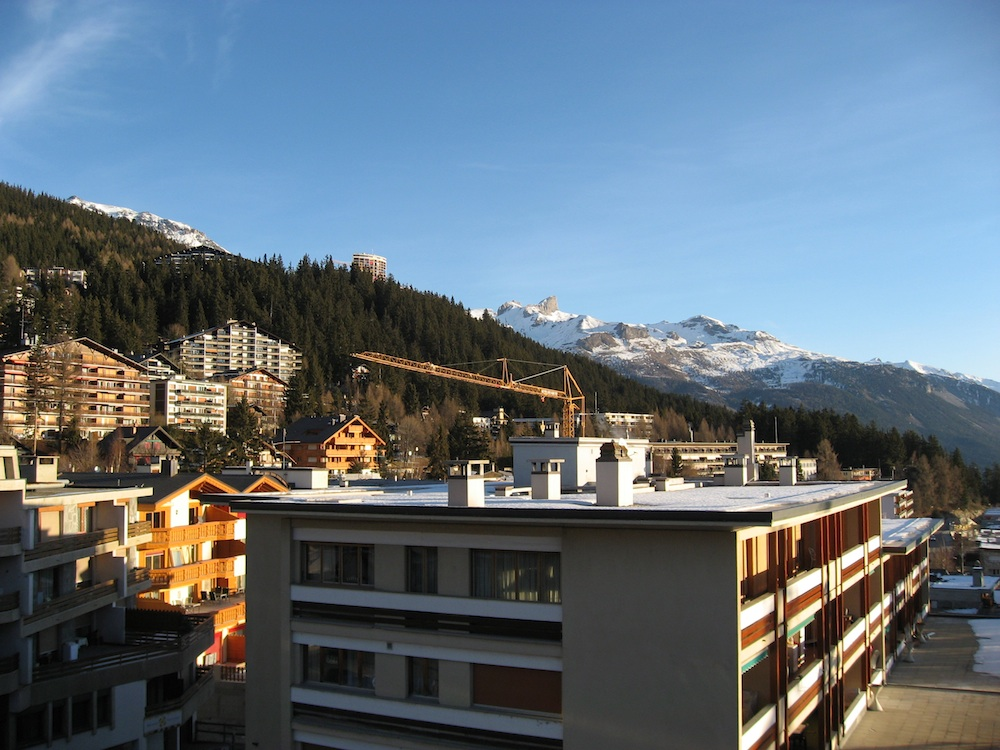
#> input picture pcv_book/data/crans_1_small.jpg, 1000 x 750 px
$ jupyter execute --allow-errors ch2_p35_harris_matching.ipynb   (Python 2 division)
#> lines starting #> are read from the running program, lines starting #| are printed output that depends on the picture
[cell 1]
from pylab import *
from numpy import *
from PIL import Image

from PCV.localdescriptors import harris
from PCV.tools.imtools import imresize

"""
This is the Harris point matching example in Figure 2-2.
"""

im1 = array(Image.open("./data/crans_1_small.jpg").convert("L"))
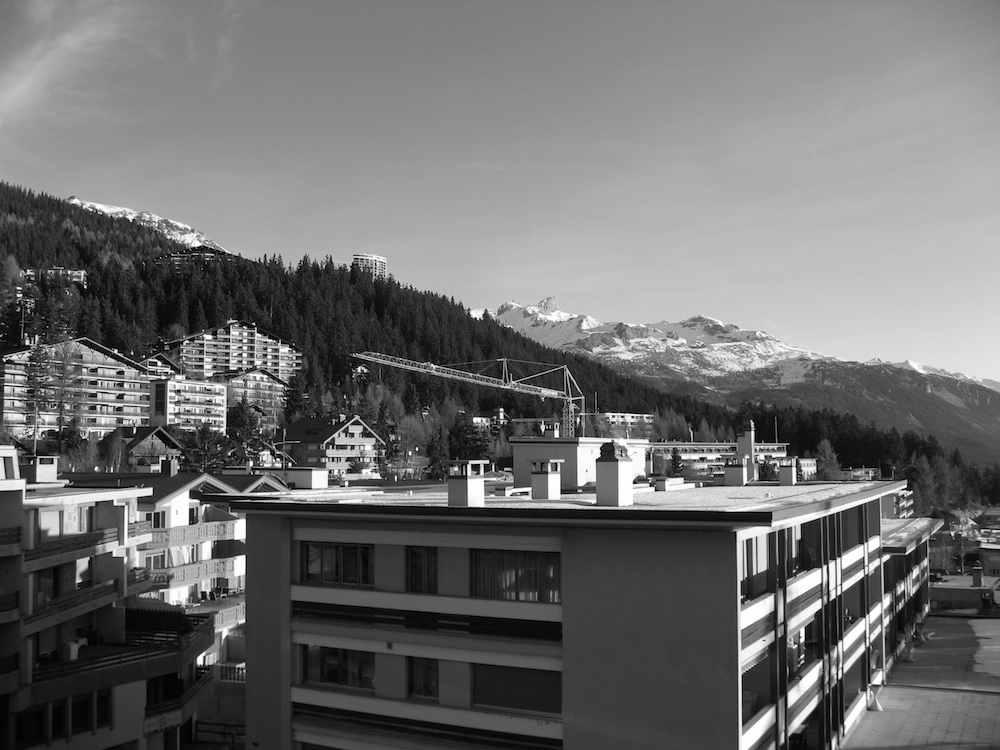
#> im1: shape (750, 1000); min 0, max 255, mean 110.3
im2 = array(Image.open("./data/crans_2_small.jpg").convert("L"))
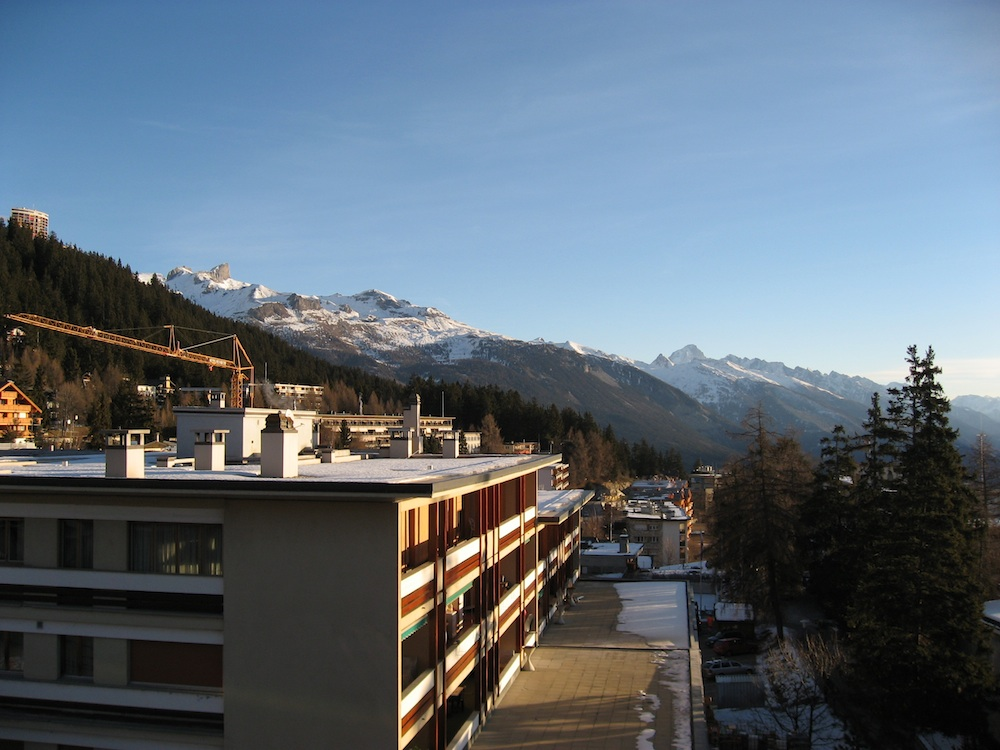
#> input picture pcv_book/data/crans_2_small.jpg, 1000 x 750 px
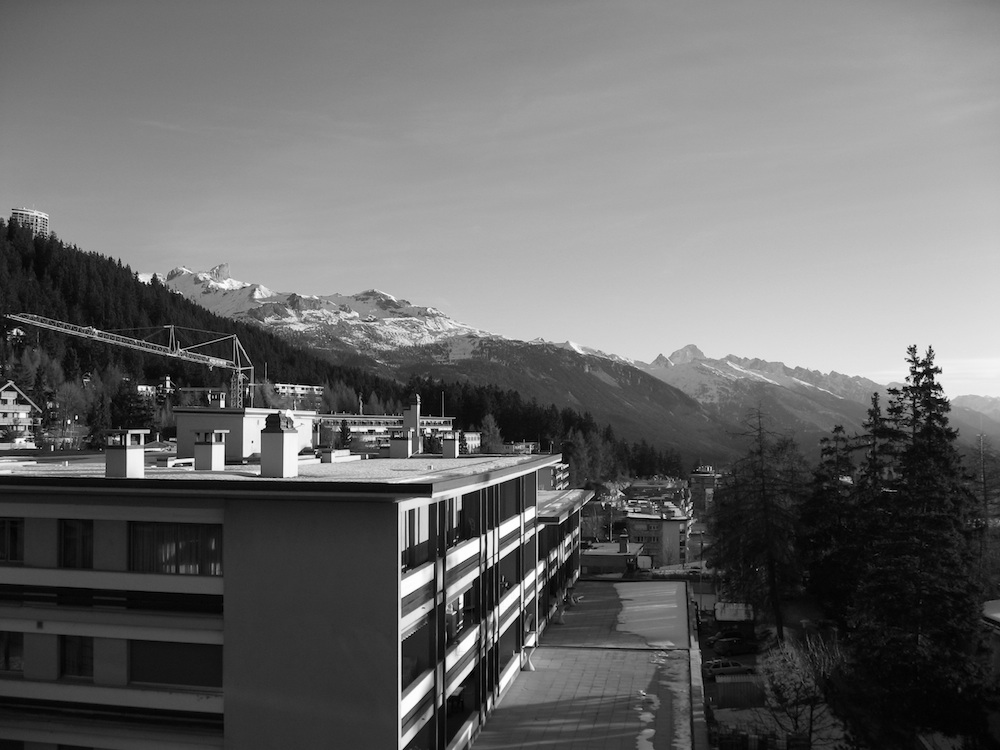
#> im2: shape (750, 1000); min 0, max 255, mean 104.9

# resize to make matching faster
#> (the rest of this cell did not finish here and is left out)
